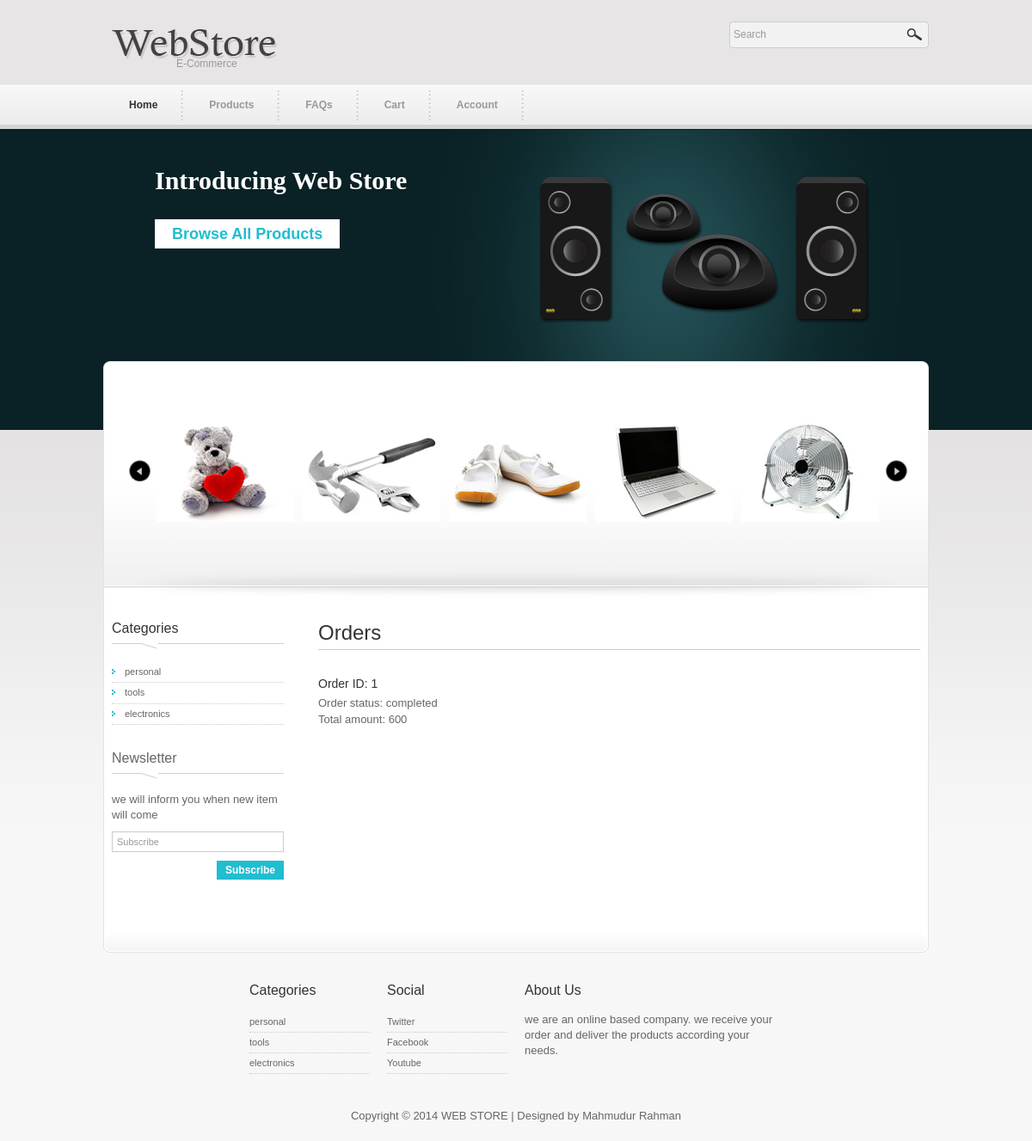
Page /user_order.php (signed in) on the committed database.
### tables this page shows
CREATE TABLE IF NOT EXISTS `products` (
  `product_id` int(11) NOT NULL AUTO_INCREMENT,
  `product_name` varchar(100) DEFAULT NULL,
  `description` varchar(2000) DEFAULT NULL,
  `price` int(11) DEFAULT NULL,
  `availability` int(11) DEFAULT NULL,
  `model` varchar(50) DEFAULT NULL,
  `manufacturer` varchar(50) DEFAULT NULL,
  `category` varchar(50) DEFAULT NULL,
  `image_link` varchar(200) DEFAULT NULL,
  `sell` int(11) DEFAULT NULL,
  `view` int(11) DEFAULT NULL,
  `featured` varchar(10) DEFAULT NULL,
  PRIMARY KEY (`product_id`)
);

CREATE TABLE IF NOT EXISTS `category` (
  `id` int(11) NOT NULL AUTO_INCREMENT,
  `category` varchar(50) DEFAULT NULL,
  PRIMARY KEY (`id`)
);

CREATE TABLE IF NOT EXISTS `orders` (
  `order_id` int(11) NOT NULL AUTO_INCREMENT,
  `user_id` int(11) DEFAULT NULL,
  `name` varchar(300) DEFAULT NULL,
  `address` varchar(500) DEFAULT NULL,
  `city` varchar(50) DEFAULT NULL,
  `country` varchar(50) DEFAULT NULL,
  `email` varchar(150) DEFAULT NULL,
  `phone` varchar(25) DEFAULT NULL,
  `order_status` varchar(20) DEFAULT NULL,
  `total_price` varchar(30) DEFAULT NULL,
  `product_id` varchar(1000) DEFAULT NULL,
  `order_time` varchar(100) DEFAULT NULL,
  `quantity` varchar(1000) DEFAULT NULL,
  PRIMARY KEY (`order_id`)
);

### user_order.php (the view, shortened to what this page needs)
<?php
include 'header.php';
?>
        <div id="content" class="faq">
        	<h2>Orders</h2>
			<?php
				$user = $_SESSION['user_id'];
				$sql = "SELECT * FROM orders WHERE user_id='$user'";
				$res = mysql_query($sql);
				while($row = mysql_fetch_array($res)){ ?>
					<div class="single_order">
						<h3>Order ID: <?php echo $row['order_id']; ?></h3>
						<p>Order status: <?php echo $row['order_status']; ?><br/>
						Total amount: <?php echo $row['total_price']; ?></p>
					</div>
				<?php }
			?>
        </div>
 <?php include 'footer.php';  ?>

### header.php (shortened to what this page needs)
<!DOCTYPE html PUBLIC "-//W3C//DTD XHTML 1.0 Transitional//EN" "http://www.w3.org/TR/xhtml1/DTD/xhtml1-transitional.dtd">
<html xmlns="http://www.w3.org/1999/xhtml">
<head>
<link rel="stylesheet" type="text/css" href="css/styles.css" />
<link href="css/templatemo_style.css" rel="stylesheet" type="text/css" />
<link rel="stylesheet" type="text/css" href="css/ddsmoothmenu.css" />
</head>
<body id="home">
<div id="templatemo_wrapper">
	<div id="templatemo_header">
    	<div id="site_title"><h1><a href="">E-Commerce</a></h1></div>
        <div id="header_right">
            <div id="templatemo_search">
                <form action="products.php" method="get">
                  <input type="text" value="Search" name="search" id="keyword" title="keyword" onfocus="clearText(this)" onblur="clearText(this)" class="txt_field" />
                  <input type="submit" value="" alt="Search" id="searchbutton" title="Search" class="sub_btn"  />
                </form>
            </div>
         </div>
    </div>
    <div id="templatemo_menu" class="ddsmoothmenu">
        <ul>
            <li><a href="index.php" class="selected">Home</a></li>
            <li><a href="products.php">Products</a>
            </li>
            <li><a href="faqs.php">FAQs</a></li>
            <li><a href="shoppingcart.php">Cart</a></li>
            <?php
				if(isset($_SESSION['user_id'])){
			?>
			<li><a href="#">Account</a>
			</li>
			<?php }else{ ?>
				<li><a href="login.php">Login</a></li>
				<li><a href="register.php">Register</a></li>
			<?php  }
			?>
        </ul>
        <br style="clear: left" />
    </div>
    <div id="templatemo_middle">
    	<img src="images/templatemo_image_01.png" alt="Image 01" />
    	<h1>Introducing Web Store</h1>
        <a href="products.php" class="buy_now">Browse All Products</a>
    </div>
    <div id="templatemo_main_top"></div>
    <div id="templatemo_main">
    	<div id="product_slider">
    		<div id="SlideItMoo_outer">
                <div id="SlideItMoo_inner">
                    <div id="SlideItMoo_items">
						<?php
							$sql = "SELECT * FROM products WHERE featured='yes'";
							$res = mysql_query($sql);
							while($row = mysql_fetch_array($res)){ ?>
								<div class="SlideItMoo_element">
									<a  href="productdetail.php?product_id=<?php echo $row['product_id'] ?>">
									<img width="160" height="120" src="<?php echo $row['image_link'] ?>" alt="<?php  echo $row['product_name']  ?>" /></a>
								</div>
							<?php }
						?>
                    </div>
                </div>
            </div>
        </div>
        <div id="sidebar">
            <h3>Categories</h3>
            <ul class="sidebar_menu">
					<?php
						$sql = "SELECT * FROM category";
						$result = mysql_query($sql);
						while($row = mysql_fetch_array($result)){
							echo '<li><a href="products.php?category='.$row['category'].'">'.$row['category'].'</a></li>';
						}
					?>
			</ul>
            <h3><a class="sidebar_title" href="" title=""  target="_blank">Newsletter</a></h3>
            <p>we will inform you when new item will come</p>
            <div id="newsletter">
                <form action="#" method="get">
                  <input type="text" value="Subscribe" name="email_newsletter" id="email_newsletter" title="email_newsletter" onfocus="clearText(this)" onblur="clearText(this)" class="txt_field" />
                  <input type="submit" name="subscribe" value="Subscribe" alt="Subscribe" id="subscribebtn" title="Subscribe" class="subscribebtn"  />
                </form>
            </div>
        </div>

### footer.php (shortened to what this page needs)
    </div>
    <div id="templatemo_footer">
		<div class="col col_16"><pre> </pre></div>
    	<div class="col col_16">
        	<h4>Categories</h4>
            <ul class="footer_menu">
					<?php
						$sql = "SELECT * FROM category LIMIT 0,3";
						$result = mysql_query($sql);
						while($row = mysql_fetch_array($result)){
							$cat = $row['category'];
							echo '<li><a href="products.php?category='.$cat.'">'.$cat.'</a></li>';
						}
					?>
		  </ul>
        </div>
        <div class="col col_16">
        	<h4>Social</h4>
            <ul class="footer_menu">
            	<li><a href="#">Twitter</a></li>
                <li><a href="#">Facebook</a></li>
                <li><a href="#">Youtube</a></li>
		  </ul>
        </div>
        <div class="col col_13 no_margin_right">
        	<h4>About Us</h4>
            <p>we are an online based company. we receive your order and deliver the products according your needs.</p>
        </div>
        <div class="cleaner h40"></div>
		<center>
			Copyright &copy; 2014 WEB STORE | Designed by <a href="http://www.facebook.com/raju.rajuk">Mahmudur Rahman</a>
		</center>
    </div>
</div>
</body>
</html>

### css/styles.css (style rules this page uses)
#SlideItMoo_outer { overflow: hidden; width: 940px; height: 150px; margin: 0 auto; background: none; display:block; position:relative; padding: 0; }
#SlideItMoo_inner { position:relative ; overflow:hidden ; width: 940px ; margin:0px auto 0px; padding: 10px 0px 10px; }
#SlideItMoo_items { display:block; position:relative; }
#SlideItMoo_items div.SlideItMoo_element { display:block; position:relative; float:left; margin: 0px 5px 0px; font-size:11px; width: 160px; height: 120px; text-align:center; font-family: Verdana, Geneva, sans-serif; color:#000000; }
#SlideItMoo_items a { padding:0px; margin:3px 0px 3px; clear:both; display:block; background:none; padding:2px; }
#SlideItMoo_items a img { border:none; }
#order_btn,.order_btn,#subscribebtn { background: none repeat scroll 0 0 #21BDD0; border: medium none; color: #FFFFFF; display: inline-block; font-size: 12px; font-weight: 700; padding: 4px 10px; cursor:pointer; }
.single_order h3 { cursor:pointer; }

### css/ddsmoothmenu.css (style rules this page uses)
.ddsmoothmenu ul { z-index:100; margin: 0; padding: 0; list-style-type: none; }
.ddsmoothmenu ul li { position: relative; display: inline; float: left; }
.ddsmoothmenu ul li a { display: block; padding: 0 30px; height: 45px; line-height: 45px; font-size: 12px; color: #999; text-decoration: none; font-weight: 700; outline: none; text-align: center; background: url(images/templatemo_menu_divider.png) right center no-repeat }
.ddsmoothmenu ul li a.selected, .ddsmoothmenu ul li a:hover { color: #333; }

### rows in the picture
products: image_link (picture)
products: image_link (picture)
products: image_link (picture)
products: image_link (picture)
products: image_link (picture)
category: category "personal"
category: category "tools"
category: category "electronics"
orders: order_id "1", order_status "completed", total_price "600"
